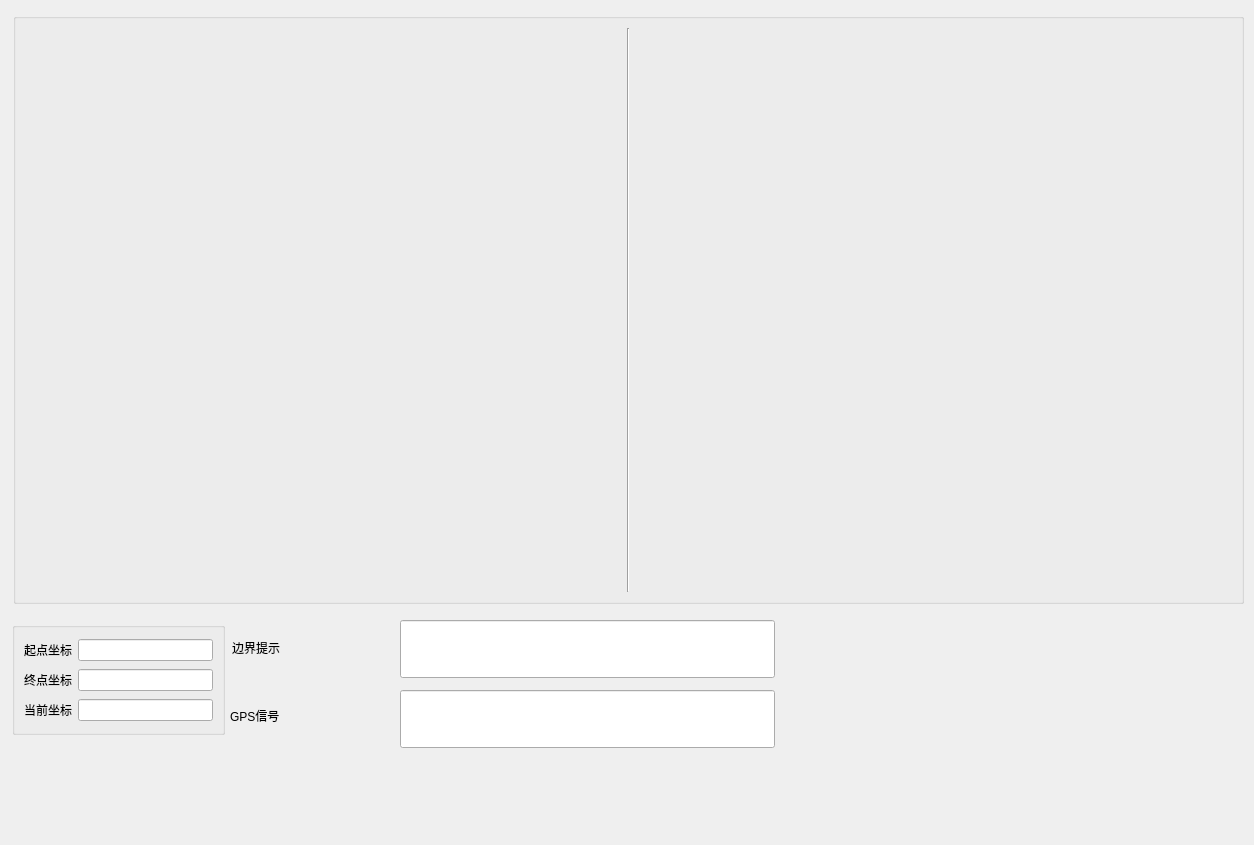
<?xml version="1.0" encoding="UTF-8"?>
<ui version="4.0">
 <class>Form</class>
 <widget class="QWidget" name="Form">
  <property name="geometry">
   <rect>
    <x>0</x>
    <y>0</y>
    <width>1254</width>
    <height>845</height>
   </rect>
  </property>
  <property name="windowTitle">
   <string>挖掘机</string>
  </property>
  <widget class="QGroupBox" name="groupBox">
   <property name="geometry">
    <rect>
     <x>13</x>
     <y>13</y>
     <width>1231</width>
     <height>591</height>
    </rect>
   </property>
   <property name="title">
    <string/>
   </property>
   <layout class="QHBoxLayout" name="horizontalLayout">
    <item>
     <widget class="QLabel" name="leftLabel">
      <property name="text">
       <string/>
      </property>
      <property name="alignment">
       <set>Qt::AlignCenter</set>
      </property>
     </widget>
    </item>
    <item>
     <widget class="Line" name="line">
      <property name="orientation">
       <enum>Qt::Vertical</enum>
      </property>
     </widget>
    </item>
    <item>
     <widget class="QLabel" name="rightLabel">
      <property name="text">
       <string/>
      </property>
      <property name="alignment">
       <set>Qt::AlignCenter</set>
      </property>
     </widget>
    </item>
   </layout>
  </widget>
  <widget class="QLabel" name="startcoordinate_3">
   <property name="geometry">
    <rect>
     <x>230</x>
     <y>690</y>
     <width>160</width>
     <height>52</height>
    </rect>
   </property>
   <property name="styleSheet">
    <string notr="true">font: 25 24pt &quot;微软雅黑 Light&quot;;</string>
   </property>
   <property name="text">
    <string>GPS信号</string>
   </property>
  </widget>
  <widget class="QLineEdit" name="GPSReminder">
   <property name="geometry">
    <rect>
     <x>400</x>
     <y>690</y>
     <width>375</width>
     <height>58</height>
    </rect>
   </property>
   <property name="palette">
    <palette>
     <active>
      <colorrole role="Text">
       <brush brushstyle="SolidPattern">
        <color alpha="255">
         <red>255</red>
         <green>0</green>
         <blue>0</blue>
        </color>
       </brush>
      </colorrole>
      <colorrole role="PlaceholderText">
       <brush brushstyle="NoBrush">
        <color alpha="128">
         <red>255</red>
         <green>0</green>
         <blue>0</blue>
        </color>
       </brush>
      </colorrole>
     </active>
     <inactive>
      <colorrole role="Text">
       <brush brushstyle="SolidPattern">
        <color alpha="255">
         <red>255</red>
         <green>0</green>
         <blue>0</blue>
        </color>
       </brush>
      </colorrole>
      <colorrole role="PlaceholderText">
       <brush brushstyle="NoBrush">
        <color alpha="128">
         <red>255</red>
         <green>0</green>
         <blue>0</blue>
        </color>
       </brush>
      </colorrole>
     </inactive>
     <disabled>
      <colorrole role="Text">
       <brush brushstyle="SolidPattern">
        <color alpha="255">
         <red>120</red>
         <green>120</green>
         <blue>120</blue>
        </color>
       </brush>
      </colorrole>
      <colorrole role="PlaceholderText">
       <brush brushstyle="NoBrush">
        <color alpha="128">
         <red>255</red>
         <green>0</green>
         <blue>0</blue>
        </color>
       </brush>
      </colorrole>
     </disabled>
    </palette>
   </property>
   <property name="cursor">
    <cursorShape>BlankCursor</cursorShape>
   </property>
   <property name="styleSheet">
    <string notr="true">font: 24pt &quot;微软雅黑&quot;;</string>
   </property>
   <property name="alignment">
    <set>Qt::AlignCenter</set>
   </property>
  </widget>
  <widget class="QLabel" name="startcoordinate_2">
   <property name="geometry">
    <rect>
     <x>232</x>
     <y>622</y>
     <width>160</width>
     <height>52</height>
    </rect>
   </property>
   <property name="styleSheet">
    <string notr="true">font: 25 24pt &quot;微软雅黑 Light&quot;;</string>
   </property>
   <property name="text">
    <string>边界提示</string>
   </property>
  </widget>
  <widget class="QLineEdit" name="BorderReminder">
   <property name="geometry">
    <rect>
     <x>400</x>
     <y>620</y>
     <width>375</width>
     <height>58</height>
    </rect>
   </property>
   <property name="palette">
    <palette>
     <active>
      <colorrole role="Text">
       <brush brushstyle="SolidPattern">
        <color alpha="255">
         <red>255</red>
         <green>0</green>
         <blue>0</blue>
        </color>
       </brush>
      </colorrole>
      <colorrole role="PlaceholderText">
       <brush brushstyle="NoBrush">
        <color alpha="128">
         <red>255</red>
         <green>0</green>
         <blue>0</blue>
        </color>
       </brush>
      </colorrole>
     </active>
     <inactive>
      <colorrole role="Text">
       <brush brushstyle="SolidPattern">
        <color alpha="255">
         <red>255</red>
         <green>0</green>
         <blue>0</blue>
        </color>
       </brush>
      </colorrole>
      <colorrole role="PlaceholderText">
       <brush brushstyle="NoBrush">
        <color alpha="128">
         <red>255</red>
         <green>0</green>
         <blue>0</blue>
        </color>
       </brush>
      </colorrole>
     </inactive>
     <disabled>
      <colorrole role="Text">
       <brush brushstyle="SolidPattern">
        <color alpha="255">
         <red>120</red>
         <green>120</green>
         <blue>120</blue>
        </color>
       </brush>
      </colorrole>
      <colorrole role="PlaceholderText">
       <brush brushstyle="NoBrush">
        <color alpha="128">
         <red>255</red>
         <green>0</green>
         <blue>0</blue>
        </color>
       </brush>
      </colorrole>
     </disabled>
    </palette>
   </property>
   <property name="cursor">
    <cursorShape>BlankCursor</cursorShape>
   </property>
   <property name="styleSheet">
    <string notr="true">font: 24pt &quot;微软雅黑&quot;;</string>
   </property>
   <property name="alignment">
    <set>Qt::AlignCenter</set>
   </property>
  </widget>
  <widget class="QGroupBox" name="groupBox_2">
   <property name="geometry">
    <rect>
     <x>12</x>
     <y>622</y>
     <width>213</width>
     <height>113</height>
    </rect>
   </property>
   <property name="title">
    <string/>
   </property>
   <layout class="QVBoxLayout" name="verticalLayout">
    <item>
     <layout class="QHBoxLayout" name="horizontalLayout_2">
      <item>
       <widget class="QLabel" name="startcoordinate">
        <property name="styleSheet">
         <string notr="true">font: 25 9pt &quot;微软雅黑 Light&quot;;</string>
        </property>
        <property name="text">
         <string>起点坐标</string>
        </property>
       </widget>
      </item>
      <item>
       <widget class="QLineEdit" name="startXY">
        <property name="cursor">
         <cursorShape>BlankCursor</cursorShape>
        </property>
        <property name="alignment">
         <set>Qt::AlignLeading|Qt::AlignLeft|Qt::AlignVCenter</set>
        </property>
       </widget>
      </item>
     </layout>
    </item>
    <item>
     <layout class="QHBoxLayout" name="horizontalLayout_3">
      <item>
       <widget class="QLabel" name="endcoordinate">
        <property name="styleSheet">
         <string notr="true">font: 25 9pt &quot;微软雅黑 Light&quot;;</string>
        </property>
        <property name="text">
         <string>终点坐标</string>
        </property>
       </widget>
      </item>
      <item>
       <widget class="QLineEdit" name="endXY">
        <property name="cursor">
         <cursorShape>BlankCursor</cursorShape>
        </property>
        <property name="alignment">
         <set>Qt::AlignLeading|Qt::AlignLeft|Qt::AlignVCenter</set>
        </property>
       </widget>
      </item>
     </layout>
    </item>
    <item>
     <layout class="QHBoxLayout" name="horizontalLayout_4">
      <item>
       <widget class="QLabel" name="nowcoordinate">
        <property name="styleSheet">
         <string notr="true">font: 25 9pt &quot;微软雅黑 Light&quot;;</string>
        </property>
        <property name="text">
         <string>当前坐标</string>
        </property>
       </widget>
      </item>
      <item>
       <widget class="QLineEdit" name="nowXY">
        <property name="cursor">
         <cursorShape>BlankCursor</cursorShape>
        </property>
        <property name="alignment">
         <set>Qt::AlignLeading|Qt::AlignLeft|Qt::AlignVCenter</set>
        </property>
       </widget>
      </item>
     </layout>
    </item>
   </layout>
  </widget>
 </widget>
 <resources/>
 <connections/>
</ui>
